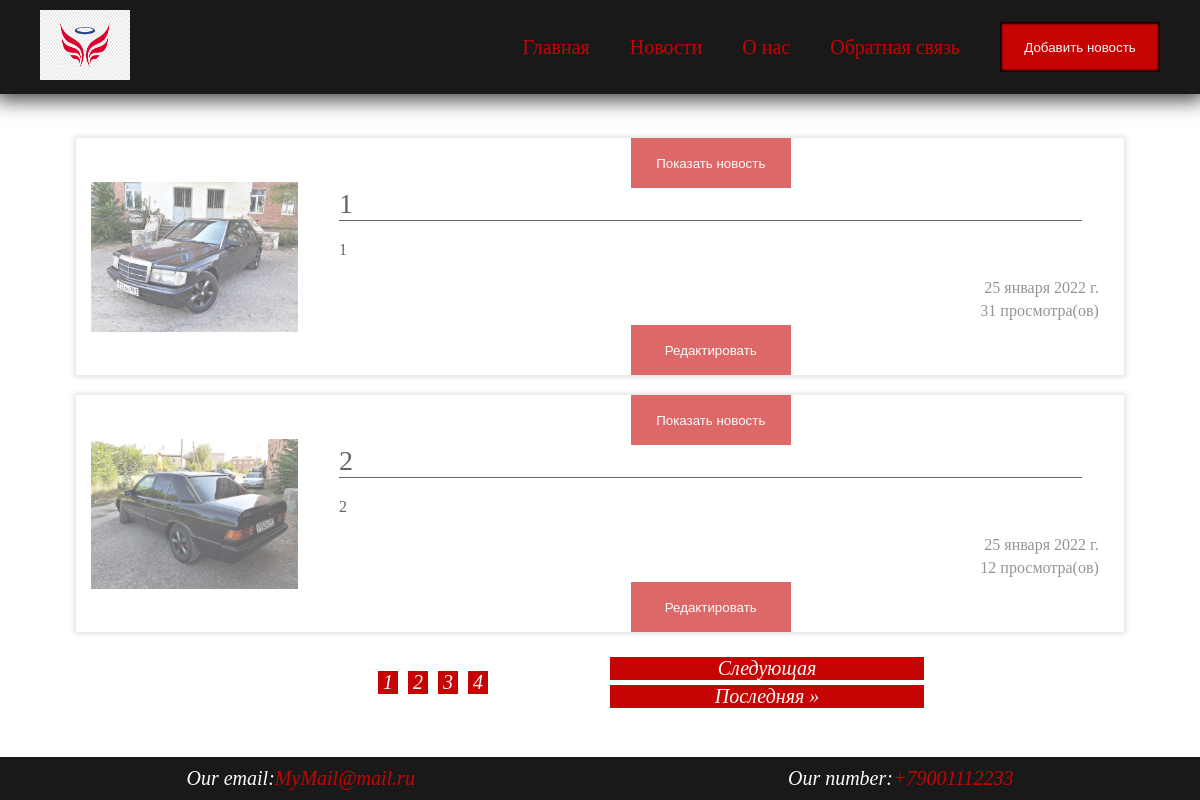
The app's page /allnews, older data.
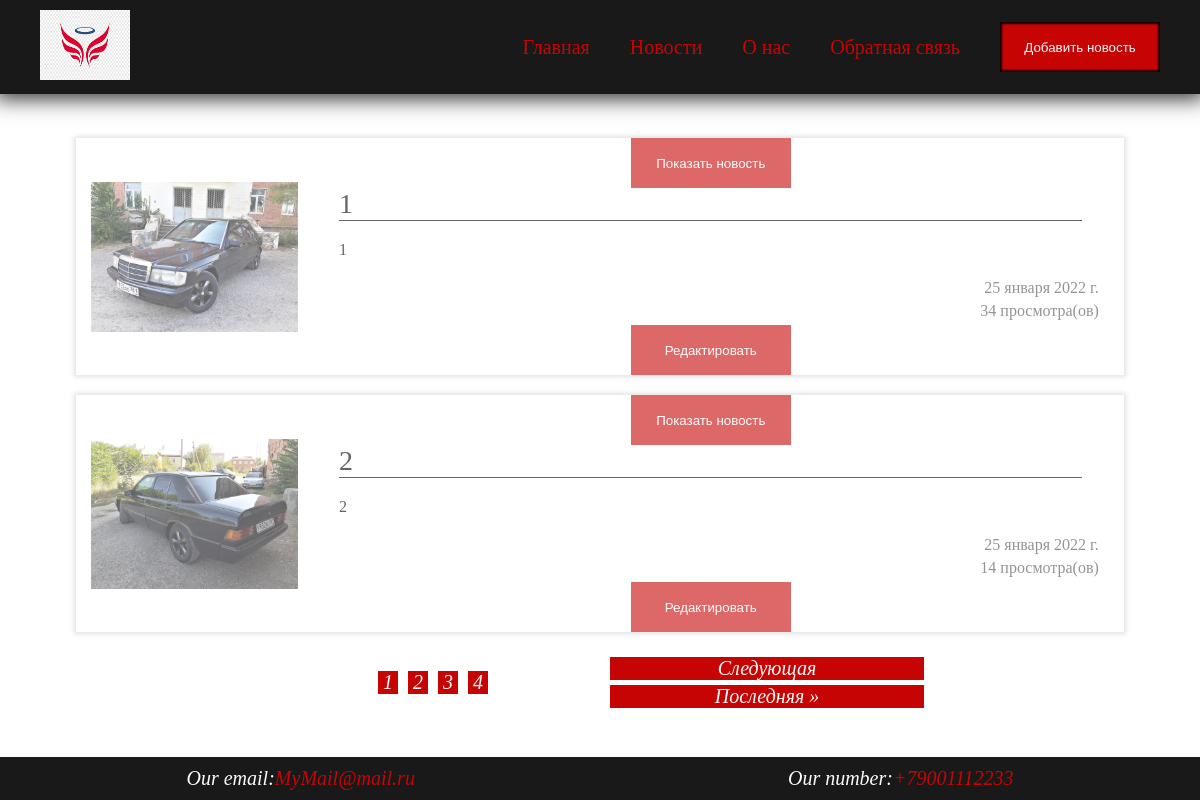
The same page, newer data.
### testworkapp/models.py (models this page shows, shortened)
class NewsList(models.Model):
    class Meta:
        verbose_name = 'Новость'
        verbose_name_plural = 'Новости'
    title = models.CharField('Название', max_length=50)
    desc = models.TextField('Текст статьи')
    date = models.DateField('Дата создания', default=default_datetime())
    img = models.FileField('Изображение',upload_to='media')
    views = models.IntegerField('Просмотры', default=1)

### testworkapp/views.py (the view)
# urls.py: path('allnews',views.allnews, name = 'allnews'),\
def allnews (request):
    news = NewsList.objects.order_by('date')
    paginator = Paginator(news, 2)
    page_number = request.GET.get('page')
    page_obj = paginator.get_page(page_number)
    context = {
        'page_obj': page_obj,
        'range': range(1, page_obj.paginator.num_pages+1)
    }
    return render(request, 'testworkapp/allnews.html', context)

### testworkapp/templates/testworkapp/allnews.html (shortened to what this page needs)
{% extends 'testworkapp/base.html' %}
{% load static %}
{% block addstyle %}
    <link rel="stylesheet" href="{% static 'CSS/allnews.css' %}">
{% endblock %}
{% block main %}
    <div class="news">
        {% for el in page_obj %}
         <div class="news_item" id="{{ el.id }}">
                    <div class="news_item-img">
                        <img src="{{ el.img.url }}" alt="#">
                    </div>
                    <div class="news_item-text">
                        <div>
                            <a href="shownews/{{ el.id }}">
                                <button>Показать новость</button>
                            </a>
                        </div>
                        <div class="text_name">
                            <div class="text_name-item">
                                {{ el.title}}
                            </div>
                        </div>
                        <div class="text_desc">
                            <div class="text_desc-item">
                                {{ el.desc}}
                            </div>
                        </div>
                        <div class="text_date">
                            <div class="text_date-item">
                                {{ el.date }}
                            </div>
                        </div>
                        <div class="text_views">
                            <div class="text_views-item">
                                {{ el.views }}
                                <span> просмотра(ов)</span>
                            </div>
                        </div>
                        <div>
                            <a href="edit/{{ el.id }}"><button type="submit">Редактировать</button></a>
                        </div>
                    </div>
                </div>
    {% endfor %}
        <div class="select_all-page">
        <span class="current-page">
            {% for i in range %}
                <a href="?page={{ i }}" class="button-page">
                    {{ i }}
                </a>
            {% endfor %}
        </span>
        {% if page_obj.has_next %}
            <div class="select_page">
                <a href="?page={{ page_obj.next_page_number }}" class="button-page">Следующая</a>
                <a href="?page={{ page_obj.paginator.num_pages }}" class="button-page">Последняя &raquo;</a>
            </div>
    {% endif %}
    </div>
    </div>
{% endblock %}

Row changes from the older to the newer data that the page shows:
changed NewsList (number 1 of 2 on the later page): views "31" → "34"
changed NewsList (number 2 of 2 on the later page): views "12" → "14"
